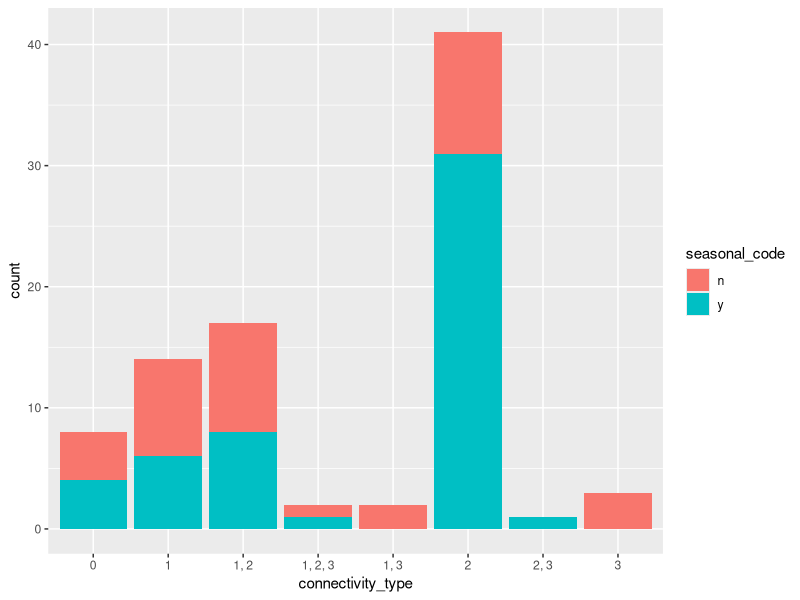
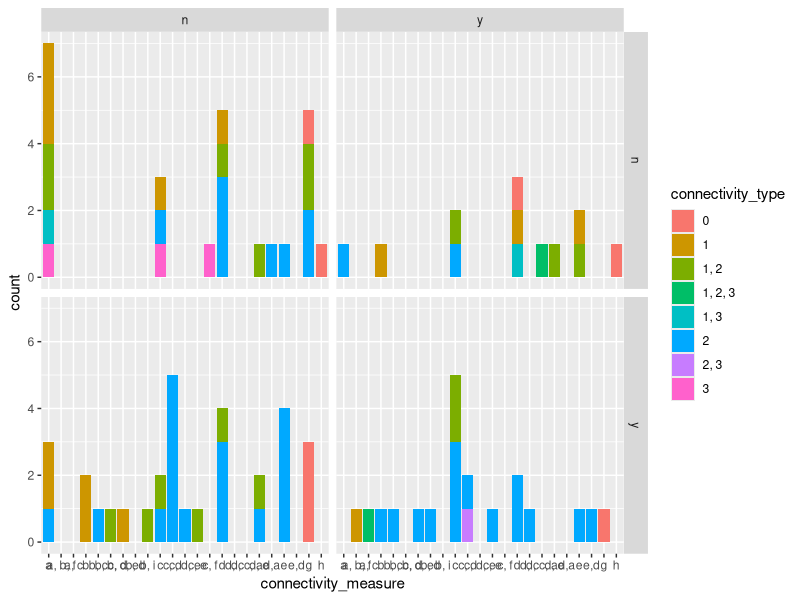
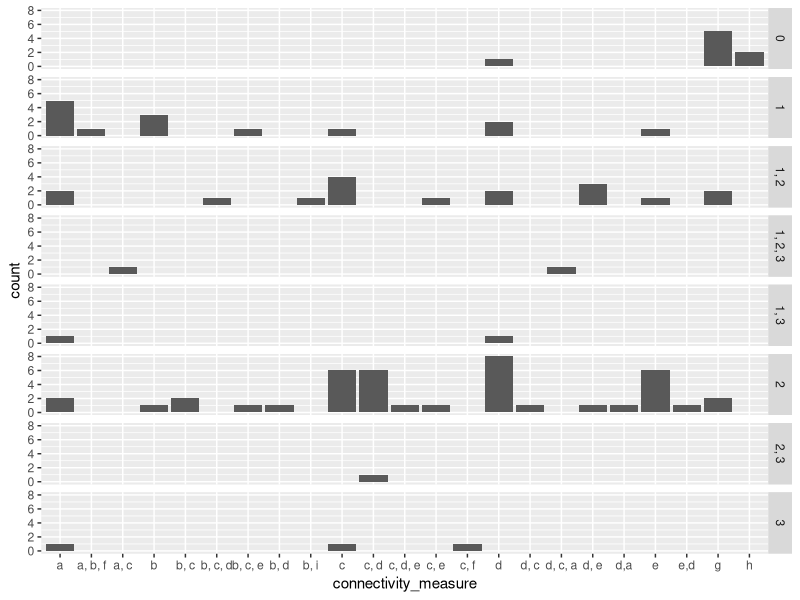
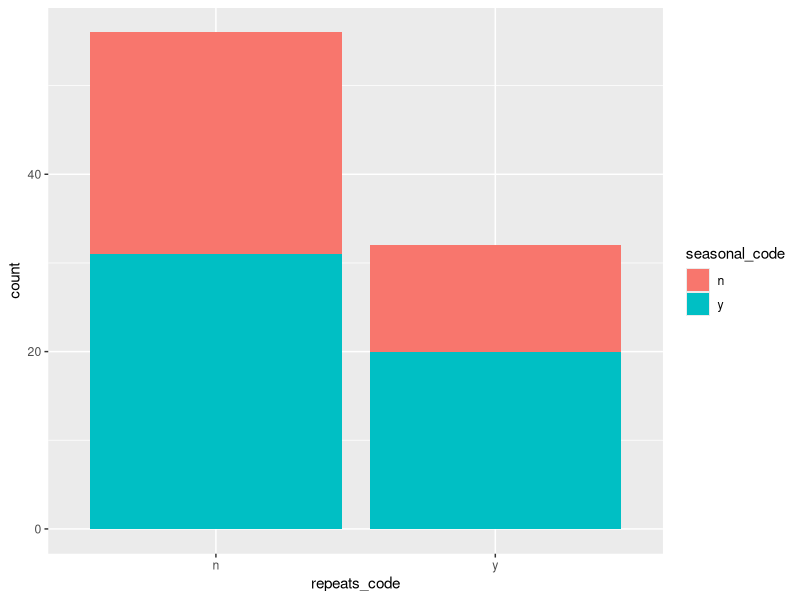
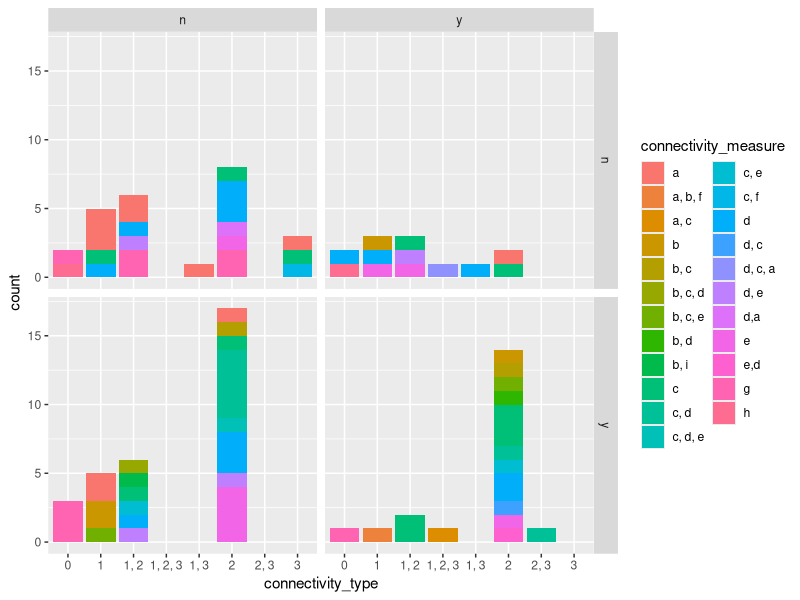
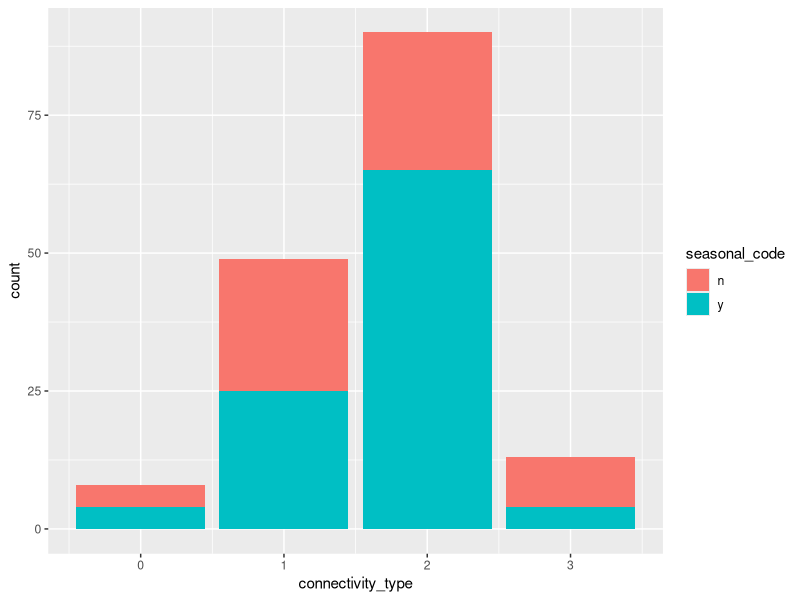
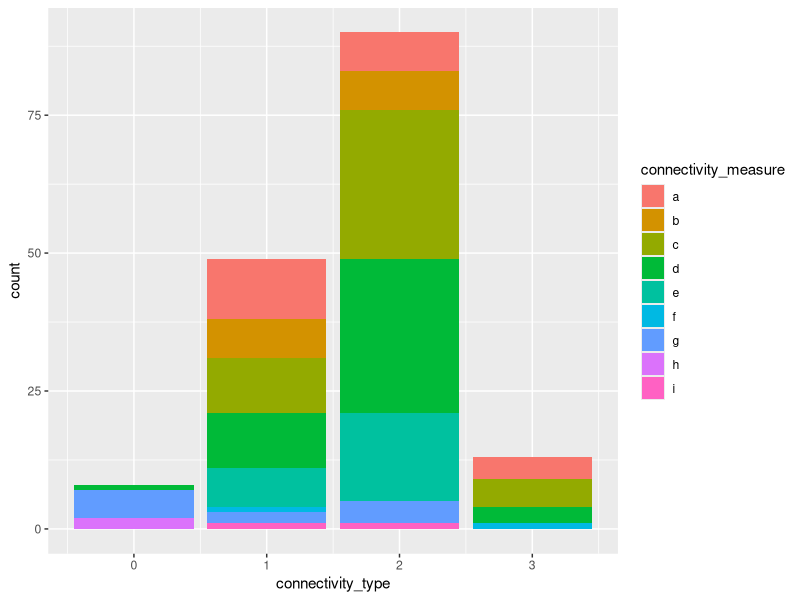
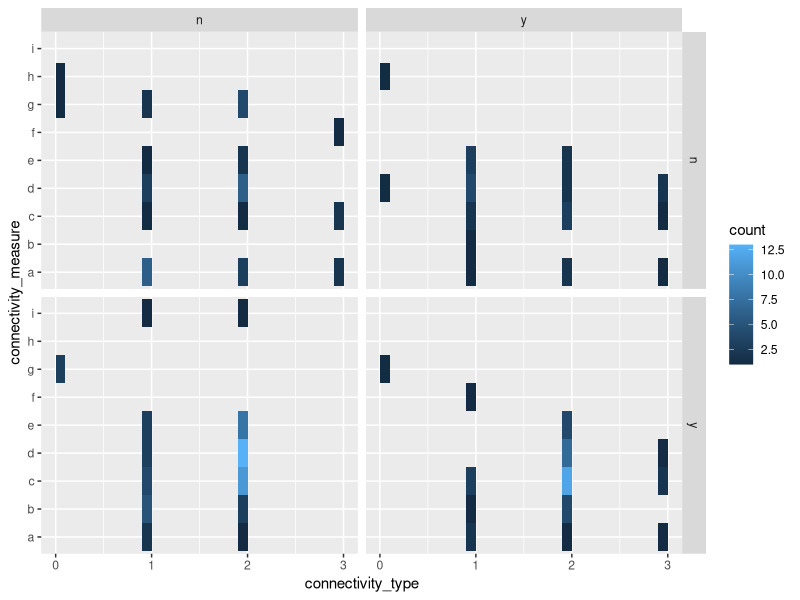

R code for these plots, in order: (Note: this script raises an error after producing the figures.)
## ---- chunk 1
knitr::opts_chunk$set(echo = TRUE)
## ---- chunk 2
library(ggplot2)
library(dplyr)
library(tidyr)
library(knitr)
## ---- chunk 3
setwd("C:/Users/pgoertler/Desktop/swg-21-meta-analysis")# not sure why, but this will not work without the directory call
cc_results <- read.csv("data_clean/connectivity_coding.csv")

# break up the commas
# type
test_dat <- cc_results %>%
  separate_rows(connectivity_type, sep = ',')
test_dat$connectivity_type <- as.numeric(test_dat$connectivity_type)

# measure
test_dat <- test_dat %>%
  separate_rows(connectivity_measure, sep = ',')
test_dat$connectivity_measure <- gsub("[[:space:]]", "", test_dat$connectivity_measure)
## ---- chunk 4
ggplot(cc_results, aes(connectivity_type)) +
  geom_bar(aes(fill = seasonal_code))

ggplot(cc_results, aes(connectivity_measure)) +
  geom_bar(aes(fill = connectivity_type)) +
  facet_grid(vars(seasonal_code), vars(repeats_code))

ggplot(cc_results, aes(connectivity_measure)) +
  geom_bar() +
  facet_grid(rows = vars(connectivity_type))

ggplot(cc_results, aes(repeats_code)) +
  geom_bar(aes(fill = seasonal_code))

ggplot(cc_results, aes(connectivity_type)) +
  geom_bar(aes(fill = connectivity_measure)) +
  facet_grid(vars(seasonal_code), vars(repeats_code))
## ---- chunk 5
ggplot(test_dat, aes(connectivity_type)) +
  geom_bar(aes(fill = seasonal_code))
## ---- chunk 6
ggplot(test_dat, aes(connectivity_type)) +
  geom_bar(aes(fill = connectivity_measure))
## ---- chunk 7
ggplot(test_dat, aes(x = connectivity_type, y = connectivity_measure)) +
  geom_bin2d() +
  facet_grid(vars(seasonal_code), vars(repeats_code))
## ---- chunk 8
setwd("C:/Users/pgoertler/Desktop/swg-21-meta-analysis")
full_text_review <- read.csv("data_clean/full_text_review_results.csv")
unique(full_text_review$year)

year <- full_text_review[,c(2,7,17,49)]
